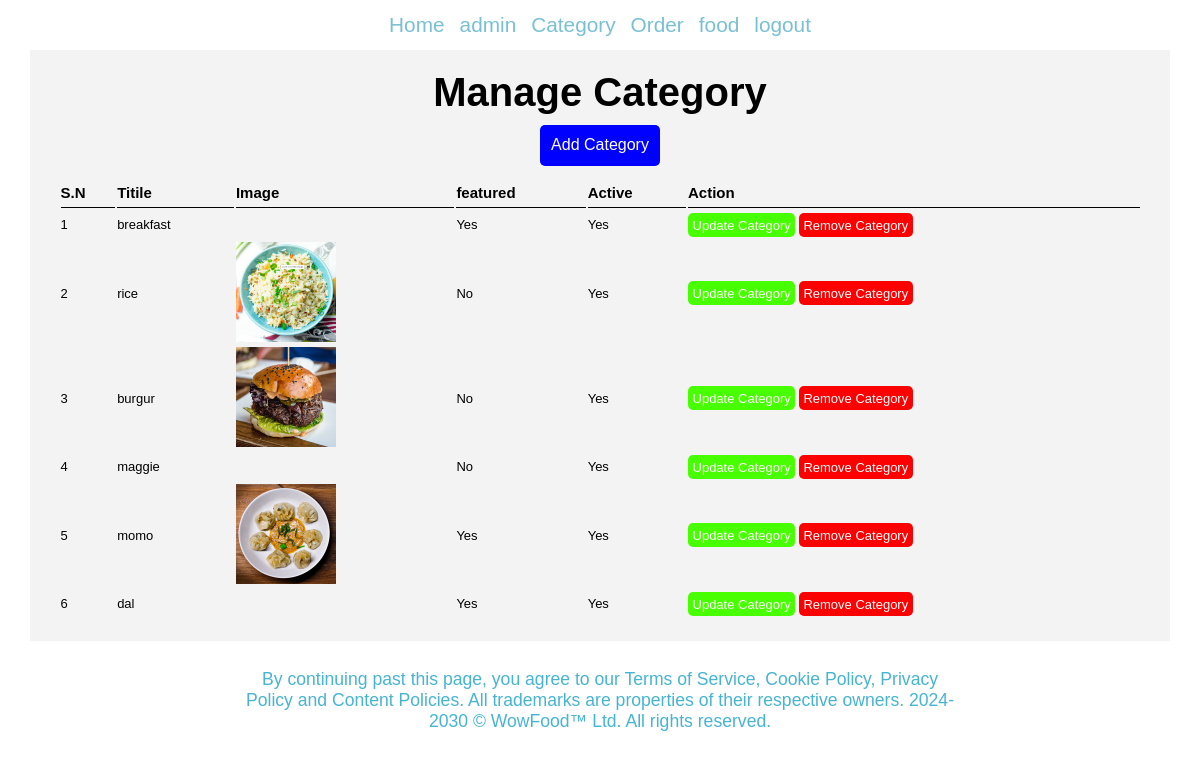
The page /admin/manage-category.php (signed in) on the database its author committed.
### tables this page shows
CREATE TABLE `tbl_category` (
  `id` int(10) UNSIGNED NOT NULL,
  `title` varchar(100) NOT NULL,
  `image_name` varchar(255) NOT NULL,
  `featured` varchar(10) NOT NULL,
  `active` varchar(10) NOT NULL
);

### admin/manage-category.php (the view, shortened to what this page needs)
<?php
    include('repeat2/navbar.php');
?>
<main>
    <div class="container center">
        <div class="small-container center">
            <h3>Manage Category</h3>
            <a href="<?php echo HOMEURL; ?>admin/add-category.php" class="btn-primery">Add Category</a>
            <div class="container2">
               <table>
                <tr>
                    <th>S.N</th>
                    <th>Titile</th>
                    <th>Image</th>
                    <th>featured</th>
                    <th>Active</th>
                    <th>Action</th>
                </tr>
                <?php
                        $sql = "SELECT * FROM tbl_category";
                        $rec = mysqli_query($conn,$sql);
                        $count = mysqli_num_rows($rec);
                        $sn=1;
                        if($count > 0)
                        {
                            while($row = mysqli_fetch_assoc($rec))
                            {
                                $id = $row['id'];
                                $titile = $row['title'];
                                $image_name = $row['image_name'];
                                $featured = $row['featured'];
                                $active = $row['active'];
                                ?>
                                <tr>
                                    <td><?php echo $sn++;?></td>
                                    <td><?php echo $titile; ?></td>
                                    <td>
                                        <?php
                                        if($image_name != "")
                                        {
                                            ?>
                                            <img src="<?php echo HOMEURL; ?>imgs/category/<?php echo $image_name; ?>" width="100px" alt="">
                                            <?php
                                        }
                                        else{
                                            echo "No image or Image is not added";
                                        }
                                         ?>
                                    </td>
                                    <td><?php echo $featured; ?></td>
                                    <td><?php echo $active; ?></td>
                                    <td>
                                        <a href="<?php echo HOMEURL; ?>admin/update-category.php?id=<?php echo $id?>" class="btn-secondary">Update Category</a>
                                        <a href="<?php echo HOMEURL;?>admin/delete-category.php?id=<?php echo $id;?>&image_name=<?php echo $image_name; ?>" class="btn-danger">Remove Category</a>
                                </td>
                                </tr>
                    <?php
                            }
                        }
                ?>
               </table>
            </div>
        </div>
    </div>
</main>
<?php
    include ('repeat2/footer.php');
?>

### admin/repeat2/navbar.php (shortened to what this page needs)
<!DOCTYPE html>
<html lang="en">
<head>
    <link rel="stylesheet" href="../css/admin.css">
</head>
<body>
    <header class="center">
        <nav class="center">
            <ul class="center">
                <a href="index.php"><li>Home</li></a>
                <a href="manage-admin.php"><li>admin</li></a>
                <a href="manage-category.php"><li>Category</li></a>
                <a href="manage-order.php"><li>Order</li></a>
                <a href="manage-food.php"><li>food</li></a>
                <a href="logout.php"><li>logout</li></a>
            </ul>
        </nav>
    </header>

### admin/repeat2/footer.php
    <footer class="center">
        <div class="footer2 center">
            <p class="center">By continuing past this page, you agree to our Terms of Service, Cookie Policy, Privacy Policy and
                Content Policies. All trademarks are properties of their respective owners. 2024-2030 © WowFood™ Ltd.
                All rights reserved.</p>
        </div>
    </footer>
</body>
</html>

### css/admin.css (style rules this page uses)
* { margin: 0; padding: 0; font-family: Arial, Helvetica, sans-serif; }
.center { display: flex; justify-content: center; align-items: center; }
header { width: 100%; height:50px; position: fixed; background: white; }
header nav { width: 50%; }
header nav ul { width: 50%;list-style: none; gap: 5%; }
header nav ul a { text-decoration: none; font-size: 1.3rem; color: #79c0d4; }
body { width: 100%; height: 60vh; }
.container { padding-top: 50px; width: 100%; }
.small-container { width: 95%; flex-direction: column; background: #f3f3f3; gap: 10px; padding-bottom: 20px; padding-top: 20px; }
.small-container h3 { font-size:2.5rem ; }
.container2 { width: 100%; gap: 10%; display: flex; justify-content: space-evenly; height:100%; align-items: center; }
footer { width: 100%; height: 15vh; }
.footer2 { width: 60%; }
.footer2 p { text-align: center; color: #47B4D1; font-size:1.1rem ; }
.btn-primery { background: blue; padding: 1%; color: white; border-radius: 5px; text-decoration: none;height: 100%; }
.btn-secondary { background: rgb(72, 255, 0); padding: 1%; color: white; border-radius: 5px; text-decoration: none; }
.btn-danger { background: rgb(252, 1, 1); padding: 1%; color: white; border-radius: 5px; text-decoration: none; }
table { width: 95%; }
table tr th { border-bottom:1px solid black ; text-align: left; font-size: 15px; }
table tr { height: 30px; font-size: 13px; }

### rows shown on the page
tbl_category: title "breakfast", featured "Yes", active "Yes"
tbl_category: title "rice", image_name (picture), featured "No", active "Yes"
tbl_category: title "burgur", image_name (picture), featured "No", active "Yes"
tbl_category: title "maggie", featured "No", active "Yes"
tbl_category: title "momo", image_name (picture), featured "Yes", active "Yes"
tbl_category: title "dal", featured "Yes", active "Yes"
